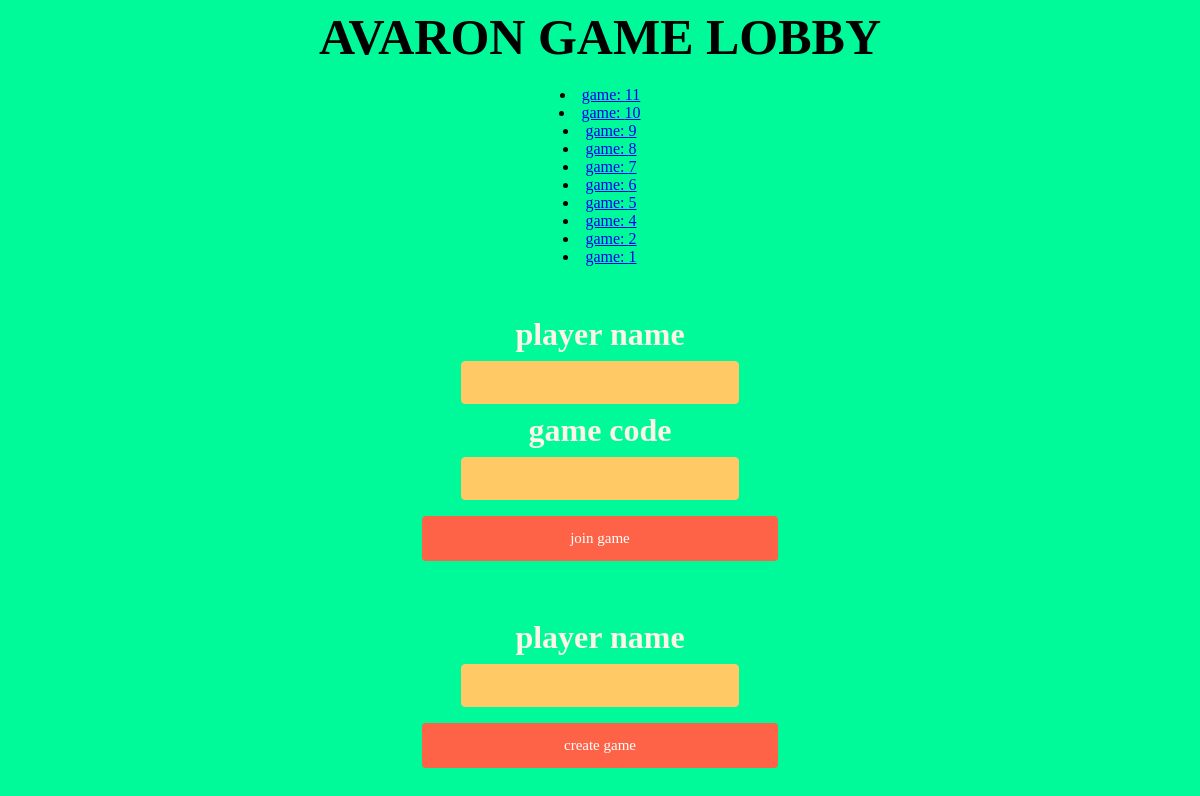
Page /avaron/ on the earlier database version.
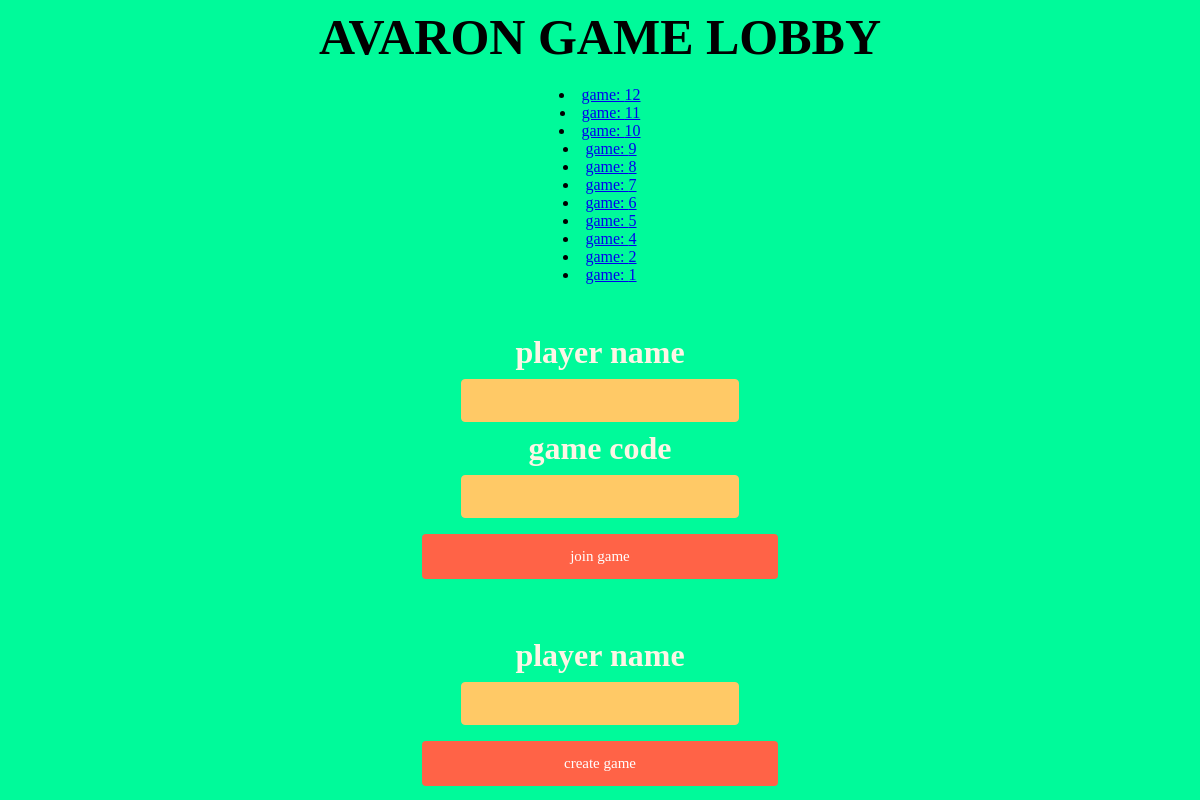
Same page on the later database version.
### avaron/models.py (models this page shows, shortened)
class Game(models.Model):
	room_num = models.IntegerField()
	pub_date = models.DateTimeField('date created')
	game_started = models.BooleanField(default=0)

### avaron/views.py (the view)
def index(request):
    latest_game_list = Game.objects.order_by('-pub_date')
    template = loader.get_template('avaron/index.html')
    context = {
        'latest_game_list': latest_game_list,
    }
    request.session['gameEntry']="na"
    return HttpResponse(template.render(context, request))

### avaron/templates/avaron/index.html (shortened to what this page needs)
<!DOCTYPE html>
<html>
<head>
{% load static %}
<link href="{% static 'avaron/lobby.css' %}" rel="stylesheet" type="text/css"/>
</head>
<body>
	<h1><montserratb>AVARON GAME LOBBY</montserratb></h1>
	<p class = "bottomspace2">
	{% if latest_game_list %}
    {% for game in latest_game_list %}
        <li><a href="{% url 'avaron:game_room' game.room_num %}"><montserrat>game: {{ game.room_num }}</montserrat></a></li>
    {% endfor %}
	{% else %}</p>
    <p><montserrat>No games exist.</montserrat></p>
{% endif %}
<p class = "bottomspace">
<form method="post" onsubmit="myButton.disabled = true; return true;">
<montserrat><whiteC><h1>player name</h1></whiteC></montserrat>
<p><input id="player_name" type="text" name="player_field"></p>
<montserrat><whiteC><h1>game code</h1></whiteC></montserrat>
<p><input id="game_num" type="text" name="game_field"></p>
<input class="btn btn-primary" type="submit" id="join" value="join game">
</form></p>
<p class = "bottomspace">
<form action = "make_game/" method="post" onsubmit="myButton.disabled = true; return true;">
<montserrat><whiteC><h1>player name</h1></whiteC></montserrat>
<p><input id="player_name" type="text" name="player_field"></p>
<input type="submit" value="create game">
</form></p>
</body>
</html>

Differences in the rows shown:
added Game: room_num "12"
